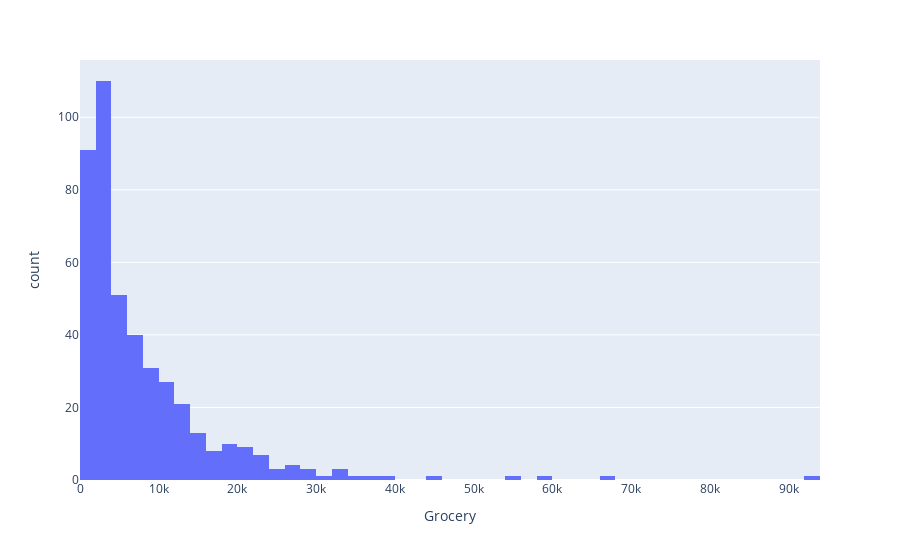

Notebook source saved alongside this figure:
### Code cell
# Grocery:

px.histogram(data, x='Grocery')

### Figure 1 — Plotly figure (JSON) as saved in the notebook; plotly's stock layout.template omitted (floating-point values rounded to 4 significant figures; data arrays with more than 128 entries replaced by an {"elided": "..."} marker saying what was removed)
{"data": [{"alignmentgroup": "True", "bingroup": "x", "hoverlabel": {"namelength": 0}, "hovertemplate": "Grocery=%{x}<br>count=%{y}", "legendgroup": "", "marker": {"color": "#636efa"}, "name": "", "offsetgroup": "", "orientation": "v", "showlegend": false, "type": "histogram", "x": {"elided": "440 int values"}, "xaxis": "x", "yaxis": "y"}], "layout": {"barmode": "relative", "legend": {"tracegroupgap": 0}, "margin": {"t": 60}, "xaxis": {"anchor": "y", "domain": [0, 1], "title": {"text": "Grocery"}}, "yaxis": {"anchor": "x", "domain": [0, 1], "title": {"text": "count"}}}}
